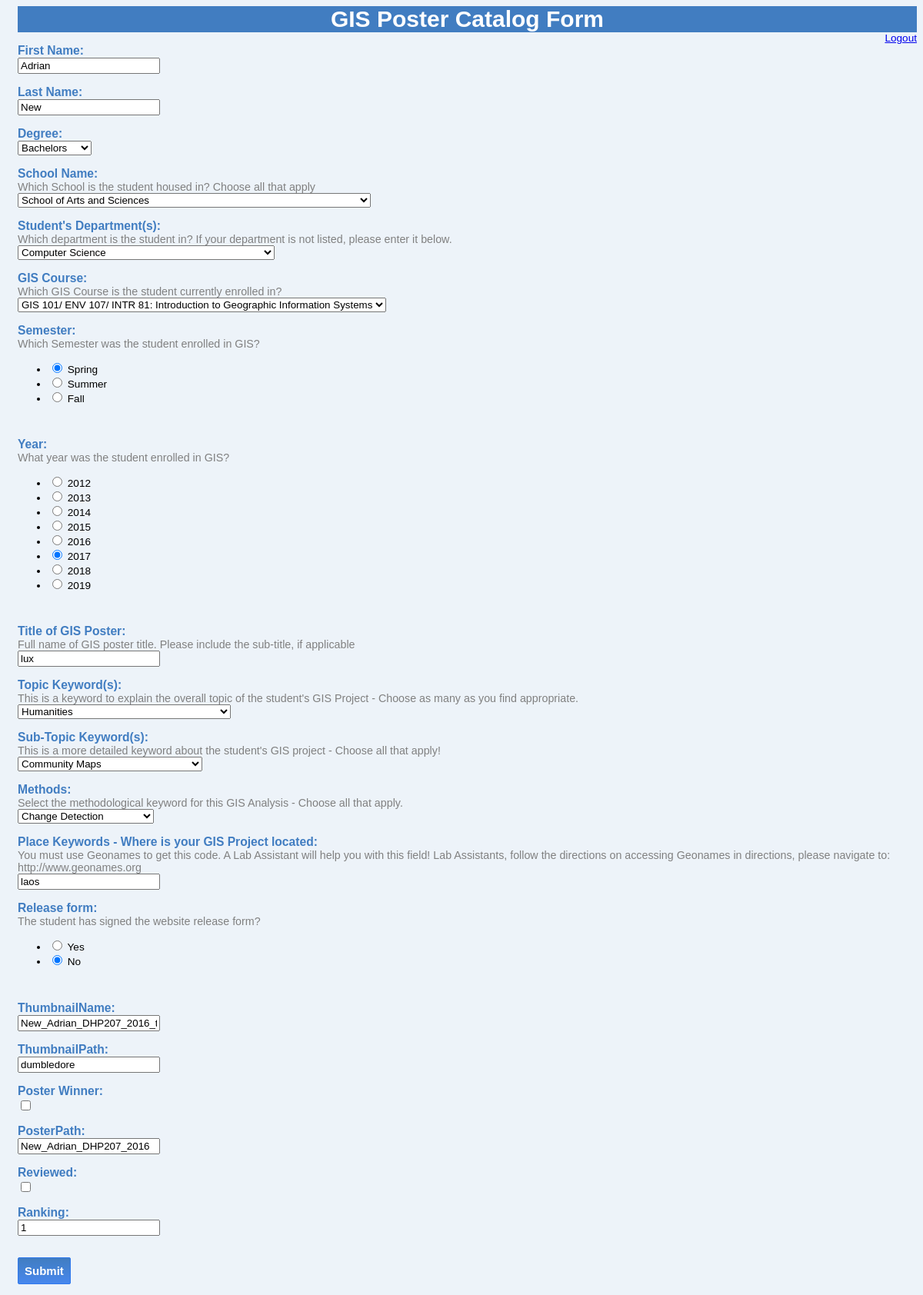
The page /poster/update/14/ (signed in) on the database as committed earlier.
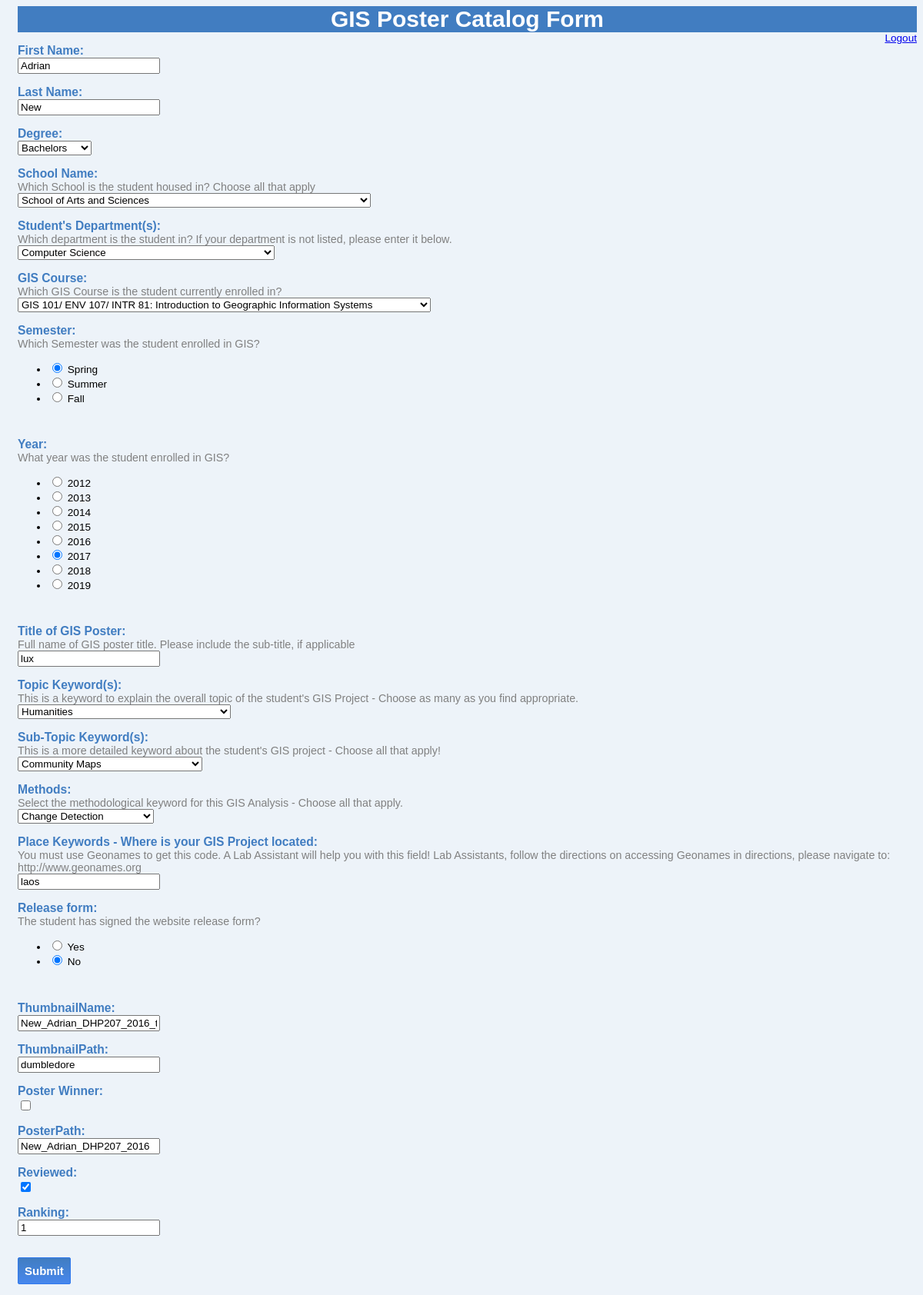
The same page on the database as committed later.
### GIS_Poster/models.py (models this page shows, shortened)
class Poster(models.Model):
	def upload_path_handler(instance, filename):
		return "{id}".format(id=instance.SDrivePathway)
	first_name = models.CharField(max_length = 200, verbose_name='First Name')
	last_name = models.CharField(max_length = 200, verbose_name='Last Name')
	StudentName = models.CharField(max_length = 200, default=first_name)
	degree = MultiSelectField(choices=DEGREE_CHOICES, verbose_name='Degree')
	SchoolName = MultiSelectField(choices=SCHOOL_CHOICES, verbose_name='School Name')
	DepartmentName = MultiSelectField(choices=DEPARTMENT_CHOICES, verbose_name='Student\'s Department(s)')
	Course_name = models.ForeignKey(Course, on_delete=models.CASCADE, verbose_name='GIS Course')
	Semester = models.CharField(max_length=20, choices=SEMESTER_CHOICES, verbose_name='Semester')
	Year = models.IntegerField(choices=YEAR_CHOICES)
	FullPosterTitle = models.CharField(max_length=200, verbose_name='Title of GIS Poster')
	ThemeKeywordL1 = MultiSelectField(choices=TOPIC_CHOICES, verbose_name='Topic Keyword(s)')
	ThemeKeywordL2 = MultiSelectField(choices=SUBTOPIC_CHOICES, verbose_name='Sub-Topic Keyword(s)')
	ThemeKeywordL3 = MultiSelectField(choices=METHOD_CHOICES, verbose_name='Methods')
	PlaceKeywordGeonames = models.CharField(max_length=200, verbose_name='Place Keywords - Where is your GIS Project located') #dont know if this should be an integerfield or charfield for multiple geonames
	SDrivePathway = models.CharField(max_length=1000, default="pass")
	PDFPoster = models.FileField(verbose_name='PDF of Poster', upload_to= upload_path_handler, max_length=500)
	ThumbnailName = models.CharField(max_length=200, default='pass')
	ThumbnailPath = models.CharField(max_length=200, default='pass')
	PosterPath = models.CharField(max_length=200, default='pass')
	PosterWinner = models.BooleanField(verbose_name='Poster Winner', default='False')
	release_form = models.CharField(max_length=250, default='', verbose_name="Release ed Form")
	reviewed = models.BooleanField(default='False')
	ranking = models.IntegerField(default=1, validators=[MaxValueValidator(5), MinValueValidator(1)]) #REMOVE DEFAULT
	AcademicYear = models.CharField(max_length=200, default='')
	JobElist = models.CharField(default='True', max_length=200, verbose_name='Do you want to stay on the Tufts Job elist')

class Course(models.Model):
	Course_code = models.CharField(max_length=200, unique=True)
	Course_name = models.CharField(max_length=200, unique=True)
	Dept_code = models.CharField(max_length=200)
	Course_Dept = models.CharField(max_length=200)
	def __str__(self):
		return str(self.Course_name)

### GIS_Poster/views.py (the view)
# urls.py: url(r'^poster/update/(?P<pk>\d+)/$', login_required(views.PosterUpdate.as_view()), name='poster_edit'),
class PosterUpdate(UpdateView):
    model = Poster
    template_name = 'GIS_Poster/poster_update_form.html'
    form_class = PosterEditForm
    success_url = ('/poster/success')

### GIS_Poster/templates/GIS_Poster/poster_update_form.html (shortened to what this page needs)
{%extends 'base.html' %}
{% load staticfiles %}
{% block content %}
    <header>
      GIS Poster Catalog Form
    </header>
    <a href="/accounts/logout">Logout</a>
<form method="POST" enctype="multipart/form-data">
    {% for field in form %}
    		<br><div class="label_tag">{{field.label_tag}}</div>
    		 <div class="help_text">{{field.help_text}}</div>
    		 {{field}}<br>
	{% endfor %}
	<br>
    <button type="submit" class="submit-button" value="Update">Submit</button>
</form>
{% endblock %}

### GIS_Poster/templates/base.html (shortened to what this page needs)
{% load staticfiles %}
<html>
  <head>
    <link rel="stylesheet" href="{% static '/css/poster.css' %}" type="text/css">
  </head>
  <body>
    <main>
      {% block content %}{% endblock %}
    </main>
  </body>
</html>

### GIS_Poster/static/css/poster.css (style rules this page uses)
body { font-family: "helvetica"; font-size: 85%; background-color: #EDF3F9; padding-left: 15px; }
.label_tag { font-family: "helvetica"; color: #417dc1; font-size: 115%; font-weight: bold; }
a { text-align: right; float: right; }
.help_text { color: grey; font-family: "helvetica"; font-size: 105%; }
header { font-family: "helvetica"; background-color: #417dc1; text-align: center; font-size: 30px; font-weight: bold; color:white; }
button { border-radius: 2px; cursor: default; font-size: 15px; font-weight: bold; text-align: center; white-space: nowrap; margin-right: 16px; height: 35px; line-height: 27px; min-width: 54px; outline: 0px; padding: 0 8px; border: 1px solid #3079ed; color: #fff; box-shadow: none; background-color: #417dc1; background-image: -webkit-linear-gradient(top,#417dc1,#4787ed); }

Rows that differ between the two databases and show on the page:
changed Poster "Adrian": reviewed "☐" → "☑"
